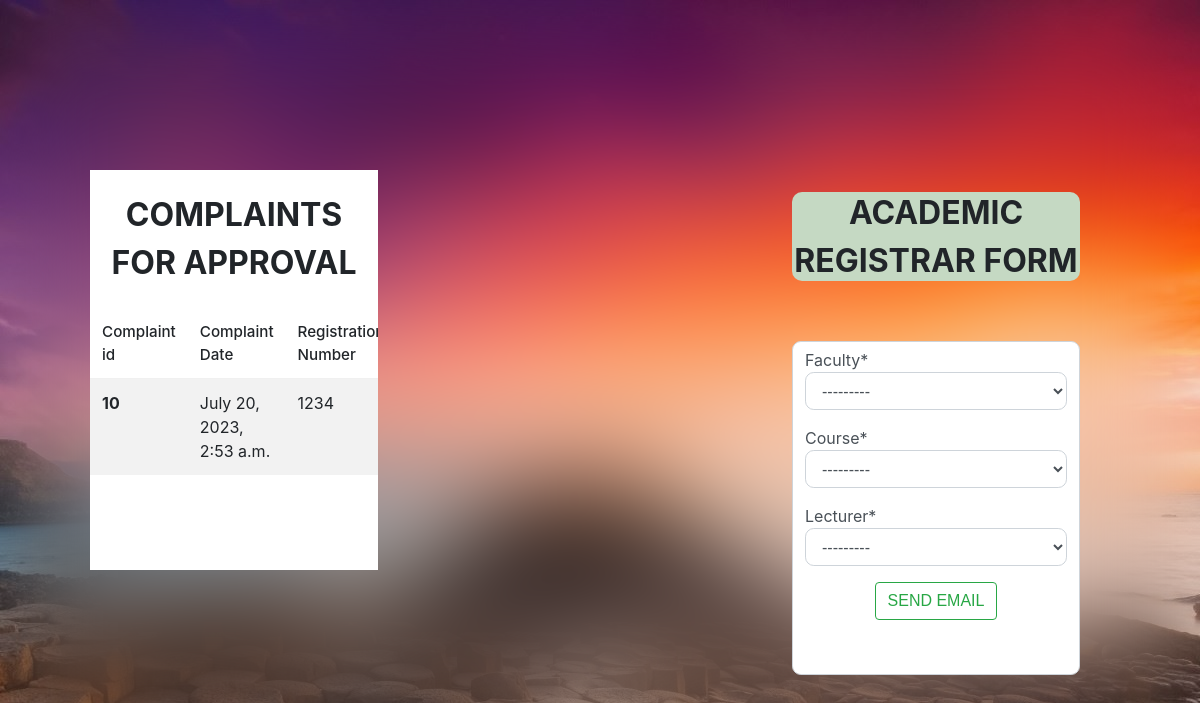
Page /ar/ (signed in) on the committed database.
### exam/models.py (models this page shows)
class Complaint(models.Model):
    type=[("Remark", 'Re-mark'),
        ("Missing_Marks", 'Missing marks'), ]
    YearOfExam=[("Year_1", 'Year 1'),
        ("Year_2", 'Year 2'),
        ("Year_3", 'Year 3'),
        ("Year_4", 'Year 4'),
        ("Year_5", 'Year 5') ]
    studymode=[ ("DAY", 'DAY'),
        ("EVENING", 'EVENING'),
        ("WEEKEND", 'WEEKEND')  ]
    study=[ ("Semester", 'Semester'),
        ("Quarter", 'Quarter'),
        ("Term", 'Term'),]
    list=[("Semester_1", '1'),
        ("Semester_2", '2'),
        ("Semester_3", '3'),
        ("Semester_4", '4'),
        ("Semester_5", '5'),]
    status=[("Rejected", 'Rejected'),
        ("Approved", 'Approved'),]
    script=[  ("Not Found", 'Not Found'),
        ("Retrieved", 'Retrieved'),]
    approvals=[ ("Rejected", 'Rejected'),
        ("Pending", 'Pending'),
        ("Complaint Resolved", 'Complaint Resolved')  ]
    to_registrar =[
        ("Send to Academic Registrar", "Send to Academic Registrar")    ]
    Complaint_id = models.IntegerField(primary_key=True)
    track_code = models.CharField(max_length=15, default=False, unique=True)
    Date = models.DateTimeField(verbose_name='Date Submitted', auto_now=True)
    Registration_number = models.CharField(max_length=30)
    Complaint_type = models.CharField(max_length=30, choices=type)
    Paper_Code = models.CharField(max_length=30)
    Paper_Name = models.CharField(max_length=100)
    Year_Of_Exam = models.CharField(max_length=20, choices=YearOfExam)
    Study_System = models.CharField(max_length=30, choices=study)
    Sem_Qter = models.CharField(max_length=30, choices=list)
    Session = models.CharField(max_length=10, choices=studymode, default=False)
    Assigned_Lecturer = models.CharField(max_length=90)
    is_exam_office_approved = models.CharField(max_length=30, choices=approvals)
    is_store_approved =models.CharField(max_length=30, choices=script)
    to_ar = models.CharField(max_length=30, choices=to_registrar)
    is_ar_approved =models.CharField(max_length=30, choices=status)
    Complaint_resolved = models.CharField(max_length=30, choices=approvals)

### exam/views.py (the view)
# urls.py: path('ar/', ar_view, name='ar_page'),
def ar_view(request):
    if request.method == 'POST':
        form = ARForm(request.POST)
        if form.is_valid():
            form.save()
            return redirect('ar_page')
    else:
        form = ARForm()
    filtered_complaints = Complaint.objects.filter(to_ar="Send to Academic Registrar", is_ar_approved="")
    context = {
        'form': form,
        'filtered_complaints': filtered_complaints
        }
    return render(request, 'exam/ar_form.html', context)

### exam/forms.py (shortened to what this page needs)
class ARForm(forms.ModelForm):
    class Meta:
        model = AR
        fields = ( 'Faculty', 'Course', 'Lecturer')
    def __init__(self, *args, **kwargs):
        super().__init__(*args, **kwargs)
        self.fields['Lecturer'].queryset = Lecturer.objects.none()
        if 'Course' in self.data:
            try:
                course_id = int(self.data.get('Lecturer'))
                self.fields['Lecturer'].queryset = Lecturer.objects.filter(course_id=course_id).order_by('Name')
            except (ValueError, TypeError):
                pass  # invalid input from the client; ignore and fallback to empty Course queryset
        elif self.instance.pk:
            self.fields['Lecturer'].queryset = self.instance.Course.Lecturer_set.order_by('Name')

### exam/models.py (called while the page is built)
    def __str__(self):
        return f"{self.Faculty_Name}"

    def __str__(self):
        return f"{self.Course_Name}"

### exam/templates/exam/ar_form.html (shortened to what this page needs)
{% if user.is_superuser or user.is_ar %}
<!DOCTYPE html>
<html lang="en">
  <head>
    {% load static %}
    {% load crispy_forms_tags %}
    <link href="/static/css/group.css" rel="stylesheet" />
  </head>
  <body class="student">
    <div class="armain">
      <div class="arcomplaint">
        <h1>COMPLAINTS FOR APPROVAL</h1>
        <table class="table table-striped">
          <thead>
              <th scope="col">Complaint id</th>
              <th scope="col">Complaint Date</th>
              <th scope="col">Registration Number</th>
          </thead>
          <tbody>
            {% for filtered_complaints in filtered_complaints %}
              <tr>
                <th scope="row">{{filtered_complaints.Complaint_id}}</th>
                <td>{{filtered_complaints.Date}}</td>
                <td>{{filtered_complaints.Registration_number}}</td>
              </tr>
              {% empty %}
                <center><h4>No objects found.</h4></center>
            {% endfor %}
          </tbody>
      </table>
      </div>
      <div class="arheading">
        <div class="head">
            <h1>ACADEMIC REGISTRAR FORM</h1>
        </div>
        <div class="form-control" id="arForm" data-courses-url="{% url 'ajax_load_courses' %}" data-lecturers-url="{% url 'ajax_load_lecturers' %}" novalidate>
          <form method="POST">
              {{form|crispy}}
              <center>
              <div>
                  <button class="btn btn-outline-success">SEND EMAIL</button>
              </div><br><br>
              </center>
          </form>
        </div>
      </div>
    </div>
  </body>
</html>
{% endif %}

### static/css/group.css (style rules this page uses)
:root { --blue: #007bff; --indigo: #6610f2; --purple: #6f42c1; --pink: #e83e8c; --red: #dc3545; --orange: #fd7e14; --yellow: #ffc107; --green: #28a745; --teal: #20c997; --cyan: #17a2b8; --white: #fff; --gray: #6c757d; --gray-dark: #343a40; --primary: #007bff; --secondary: #6c757d; --success: #28a745; --info: #17a2b8; --warning: #ffc107; --danger: #dc3545; --light: #f8f9fa; --dark: #343a40; --breakpoint-xs: 0; --breakpoint-sm: 576px; --breakpoint-md: 768px; --breakpoint-lg: 992px; --breakpoint-xl: 1200px; --font-family-sans-serif: -apple-system, BlinkMacSystemFont, "Segoe UI", Roboto, "Helvetica Neue", Arial, sans-serif, "Apple Color Emoji", "Segoe UI Emoji", "Segoe UI Symbol"; --font-family-monospace: SFMono-Regular, Menlo, Monaco, Consolas, "Liberation Mono", "Courier New", monospace; }
*, *::before, *::after { box-sizing: border-box; }
html { font-family: sans-serif; line-height: 1.15; -webkit-text-size-adjust: 100%; -ms-text-size-adjust: 100%; -ms-overflow-style: scrollbar; -webkit-tap-highlight-color: transparent; }
.student { margin: 0; font-family: -apple-system, BlinkMacSystemFont, "Segoe UI", Roboto, "Helvetica Neue", Arial, sans-serif, "Apple Color Emoji", "Segoe UI Emoji", "Segoe UI Symbol"; font-size: 1rem; font-weight: 400; line-height: 1.5; color: #212529; background: url('/static/image/half.JPG'); backdrop-filter: blur(49px); display: flex; justify-content: center; align-items: center; -ms-overflow-style: scrollbar; height: 740px; }
h1 { text-align: center; }
.head { background-color: #c5d9c3; align-items: center; justify-content: center; display: flex; width: 100%; height: 25%; border-radius: 10px; margin-bottom: 60px; }
.armain { width: 80%; display: flex; align-items: center; height: 80%; }
.arheading { width: 30%; margin-left: 20px; float: right; height: 60%; }
.arcomplaint { background-color: #fff; width: 30%; height: 400px; float: left; margin-left: -30px; margin-right: auto; overflow:auto; }
.form-control { width: 100%; padding: 0.375rem 0.75rem; font-size: 1rem; line-height: 1.5; color: #495057; background-color: #ffffff; background-clip: prgb(227, 215, 215)box; border: 1px solid #ced4da; height: auto; border-radius: 0.55rem; transition: border-color 0.15s ease-in-out, box-shadow 0.15s ease-in-out; }
.form-control::placeholder { color: #6c757d; opacity: 1; }
select.form-control:not([size]):not([multiple]) { height: calc(2.25rem + 2px); }
.form-group { margin-bottom: 1rem; }
.btn { display: inline-block; font-weight: 400; text-align: center; white-space: nowrap; vertical-align: middle; -webkit-user-select: none; -moz-user-select: none; -ms-user-select: none; user-select: none; border: 1px solid transparent; padding: 0.375rem 0.75rem; font-size: 1rem; line-height: 1.5; border-radius: 0.25rem; transition: color 0.15s ease-in-out, background-color 0.15s ease-in-out, border-color 0.15s ease-in-out, box-shadow 0.15s ease-in-out; }
.btn-outline-success { color: #28a745; background-color: transparent; background-image: none; border-color: #28a745; }
table { border-collapse: collapse; }
.table { width: 100%; max-width: 100%; margin-bottom: 1rem; background-color: transparent; }
.table th, .table td { padding: 0.75rem; vertical-align: top; border-top: 1px solid rgba(0, 0, 0, 0.06); }
.table thead th { vertical-align: bottom; border-bottom: 2px solid rgba(0, 0, 0, 0.06); }
.table thead th { font-size: 0.95rem; font-weight: 500; border-top-width: 0; border-bottom-width: 1px; }
.table-striped > tbody > tr:nth-of-type(odd) { background-color: #f9f9f9; }
.table-striped tbody tr:nth-of-type(odd) { background-color: rgba(0, 0, 0, 0.05); }
th { text-align: inherit; }

### rows in the picture
Complaint: Complaint_id "10", Date "July 20, 2023, 2:53 a.m.", Registration_number "1234"
